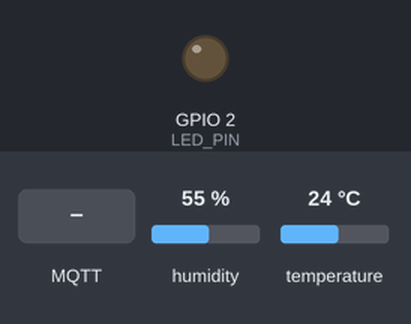
A sketch run on a simulated ESP32. Shown: output pins drawn as LEDs (lit = HIGH). The test bench sets the inputs (shaded band); at power-on: humidity 55 %, temperature 24 °C. WiFi joins after 1.5 s; servers stay silent unless stated; no MQTT or app messages arrive unless stated; what the sketch prints to the serial monitor is not drawn.

Above: at 2.7 s.
2.8 s: MQTT message "ON" arrives on the first subscribed topic
At 3.2 s:
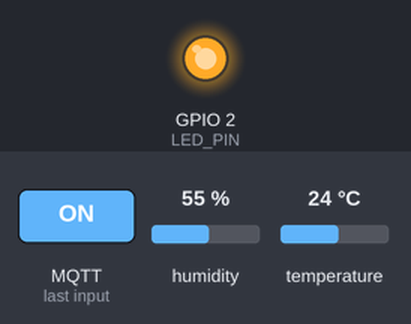
4.3 s: humidity set to 51 %
11.5 s: humidity set to 48 %
21.5 s: MQTT message "OFF" arrives on the first subscribed topic
At 22.2 s:
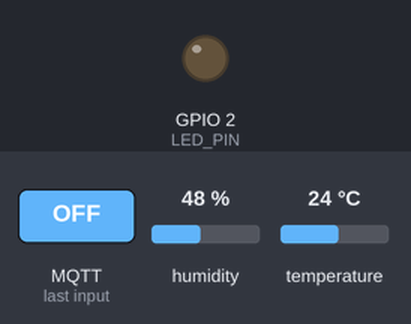
31.5 s: MQTT message "on" arrives on the first subscribed topic
At 32.2 s:
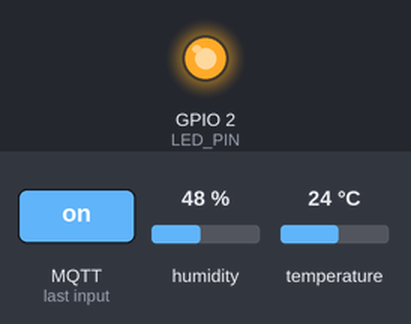
33.0 s: MQTT message "off" arrives on the first subscribed topic
At 33.4 s:
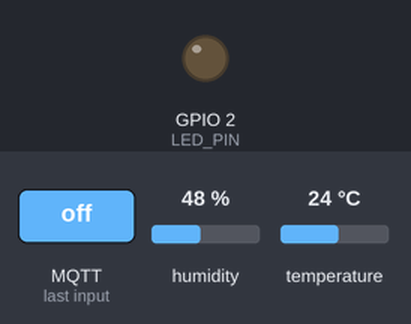
Timing chart, 0 to 35.5 s (numbered marks = the images above; inputs shaded):
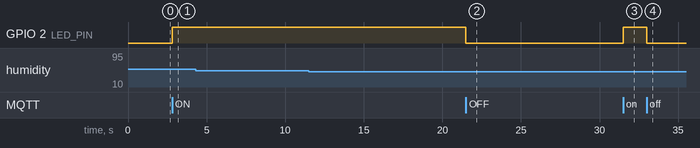

Measured:
- after the input at 2.8 s, GPIO 2 (LED_PIN): LOW → HIGH at once
- after the input at 4.3 s, every drawn part: stays the same
- after the input at 11.5 s, every drawn part: stays the same
- after the input at 21.5 s, GPIO 2 (LED_PIN): HIGH → LOW at once
- after the input at 31.5 s, GPIO 2 (LED_PIN): LOW → HIGH at once
- after the input at 33.0 s, GPIO 2 (LED_PIN): HIGH → LOW at once

The sketch:

esp32_iotcore.ino
```cpp
// ===== Librerias =====
#include <WiFi.h>
#include <WiFiClientSecure.h>   // conexion cifrada (TLS) con certificados
#include <PubSubClient.h>       // cliente MQTT
#include <DHT.h>
#include "secrets.h"

// ===== Topics MQTT =====
const char* TOPIC_LECTURAS = "bodega1/lecturas";  // ESP32 -> AWS (lecturas del sensor)
const char* TOPIC_LED      = "bodega1/led";       // AWS -> ESP32 (comando ON/OFF del actuador)

// ===== Hardware =====
#define DHTPIN 4          // datos del DHT11 en D4
#define DHTTYPE DHT11
#define LED_PIN 2         // actuador: LED en D2
DHT dht(DHTPIN, DHTTYPE);

WiFiClientSecure net;           // "tuberia" cifrada hacia AWS
PubSubClient mqtt(net);         // MQTT viaja por esa tuberia
unsigned long ultimoEnvio = 0;  // para enviar cada 10 s sin bloquear
bool ledEncendido = false;

// Regla del cafe: 15-25 C y 50-65 % HR
String calcularEstado(float t, float h) {
  return (t >= 15 && t <= 25 && h >= 50 && h <= 65) ? "OK" : "ALERTA";
}

// Se ejecuta cuando llega un mensaje (comando del dashboard)
void alRecibir(char* topic, byte* payload, unsigned int length) {
  String msg;
  for (unsigned int i = 0; i < length; i++) msg += (char)payload[i];
  msg.trim(); msg.toUpperCase();
  Serial.printf("Comando recibido [%s]: %s\n", topic, msg.c_str());
  if (msg == "ON")  { digitalWrite(LED_PIN, HIGH); ledEncendido = true;  }
  if (msg == "OFF") { digitalWrite(LED_PIN, LOW);  ledEncendido = false; }
}

void conectarWiFi() {
  WiFi.begin(WIFI_SSID, WIFI_PASS);
  Serial.print("Conectando WiFi");
  while (WiFi.status() != WL_CONNECTED) { delay(500); Serial.print("."); }
  Serial.print("\nWiFi OK. IP: ");
  Serial.println(WiFi.localIP());
}

// Conecta a AWS IoT Core presentando los certificados
void conectarAWS() {
  while (!mqtt.connected()) {
    Serial.print("Conectando a AWS IoT Core... ");
    if (mqtt.connect(THING_NAME)) {          // el nombre debe ser bodega-esp32 (politica)
      Serial.println("OK");
      mqtt.subscribe(TOPIC_LED);             // escuchar comandos del actuador
    } else {
      Serial.printf("fallo (estado %d), reintento en 5 s\n", mqtt.state());
      delay(5000);
    }
  }
}

void setup() {
  Serial.begin(115200);
  pinMode(LED_PIN, OUTPUT);
  dht.begin();
  conectarWiFi();

  // Certificados para TLS mutuo: el ESP32 verifica a AWS y AWS verifica al ESP32
  net.setCACert(AWS_CERT_CA);
  net.setCertificate(AWS_CERT_CRT);
  net.setPrivateKey(AWS_CERT_PRIVATE);

  mqtt.setServer(AWS_ENDPOINT, 8883);   // 8883 = MQTT sobre TLS
  mqtt.setCallback(alRecibir);
  mqtt.setBufferSize(512);              // mensajes de hasta 512 bytes
  mqtt.setKeepAlive(60);                // mantiene viva la conexion
}

void loop() {
  if (WiFi.status() != WL_CONNECTED) conectarWiFi();   // reconexion WiFi
  if (!mqtt.connected()) conectarAWS();                // reconexion MQTT
  mqtt.loop();                                         // revisa si llegaron comandos

  // Cada 10 s: leer y publicar
  if (millis() - ultimoEnvio >= 10000) {
    ultimoEnvio = millis();
    float t = dht.readTemperature();
    float h = dht.readHumidity();
    if (isnan(t) || isnan(h)) { Serial.println("Error sensor"); return; }

    String json = "{\"dispositivo\":\"" + String(THING_NAME) + "\"" +
                  ",\"temperatura\":" + String(t, 1) +
                  ",\"humedad\":" + String(h, 1) +
                  ",\"estado\":\"" + calcularEstado(t, h) + "\"" +
                  ",\"led\":\"" + (ledEncendido ? "ON" : "OFF") + "\"}";

    bool ok = mqtt.publish(TOPIC_LECTURAS, json.c_str());
    Serial.printf("%s -> %s\n", json.c_str(), ok ? "publicado" : "fallo");
  }
}
```

secrets.example.h
```cpp
// Copiar este archivo como secrets.h y poner los datos reales.
// secrets.h NO se sube a GitHub (contiene la llave privada del dispositivo).
#define WIFI_SSID "NOMBRE_WIFI"            // red de 2,4 GHz
#define WIFI_PASS "CLAVE_WIFI"

// IoT Core -> Configuracion / Configuraciones de dominio (iot:Data-ATS)
// o en CloudShell: aws iot describe-endpoint --endpoint-type iot:Data-ATS
#define AWS_ENDPOINT "xxxxxxxxxxxxxx-ats.iot.us-east-1.amazonaws.com"
#define THING_NAME "bodega-esp32"          // igual al Thing y a la politica

// Contenido completo de AmazonRootCA1.pem
static const char AWS_CERT_CA[] = R"EOF(
-----BEGIN CERTIFICATE-----
...
-----END CERTIFICATE-----
)EOF";

// Contenido completo de ...-certificate.pem.crt
static const char AWS_CERT_CRT[] = R"EOF(
-----BEGIN CERTIFICATE-----
...
-----END CERTIFICATE-----
)EOF";

// Contenido completo de ...-private.pem.key
static const char AWS_CERT_PRIVATE[] = R"EOF(
-----BEGIN RSA PRIVATE KEY-----
...
-----END RSA PRIVATE KEY-----
)EOF";
```
